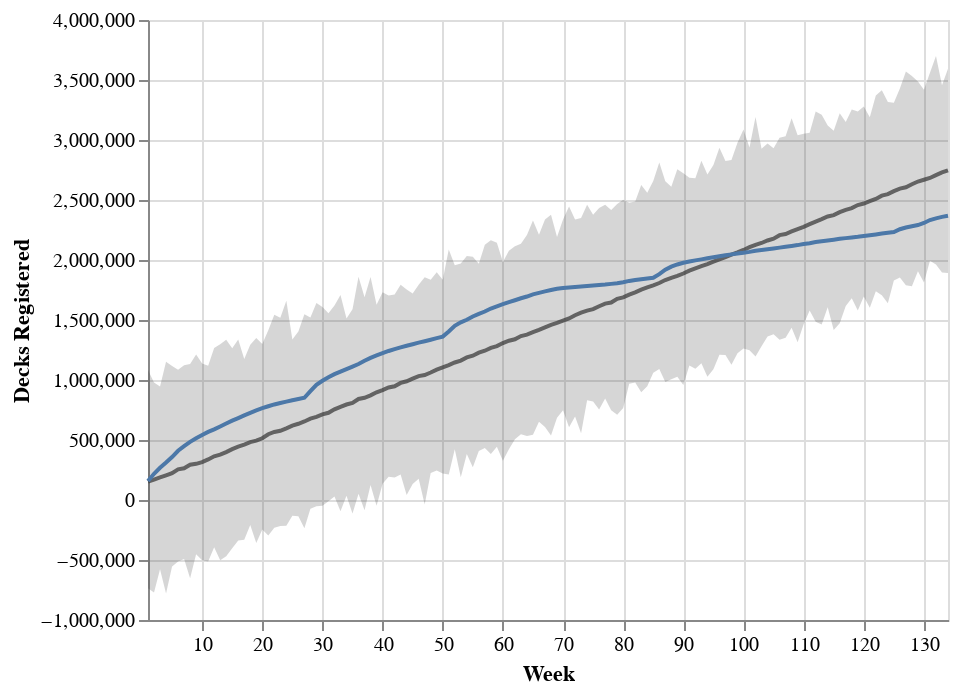

Source (notebook cell):
### Code cell
chart_2 = plot_fit_altair(model_2, trace_2, model_data)
chart_2.properties(width="container").save("./altair_output/model_2.json")
chart_2

### Figure 1 — Vega-Lite specification as saved in the notebook (floating-point values rounded to 4 significant figures; data arrays with more than 128 entries replaced by an {"elided": "..."} marker saying what was removed)
{"config": {"view": {"continuousWidth": 400, "continuousHeight": 300}}, "layer": [{"mark": {"type": "area", "color": "#333333", "opacity": 0.2}, "encoding": {"tooltip": [{"type": "quantitative", "field": "Total_scaled", "format": ",.0f", "title": "Registered Decks"}, {"type": "quantitative", "field": "max_posterior_predictor", "format": ",.0f", "title": "Model Max"}, {"type": "quantitative", "field": "mean_posterior_predictor", "format": ",.0f", "title": "Model Mean"}, {"type": "quantitative", "field": "min_posterior_predictor", "format": ",.0f", "title": "Model Min"}], "x": {"type": "quantitative", "field": "Week_nr", "scale": {"domain": [1, 134], "nice": false, "zero": false}, "title": "Week"}, "y": {"type": "quantitative", "field": "min_posterior_predictor", "title": "Decks Registered"}, "y2": {"field": "max_posterior_predictor"}}}, {"mark": {"type": "line", "color": "#333333", "opacity": 0.7}, "encoding": {"tooltip": [{"type": "quantitative", "field": "Total_scaled", "format": ",.0f", "title": "Registered Decks"}, {"type": "quantitative", "field": "max_posterior_predictor", "format": ",.0f", "title": "Model Max"}, {"type": "quantitative", "field": "mean_posterior_predictor", "format": ",.0f", "title": "Model Mean"}, {"type": "quantitative", "field": "min_posterior_predictor", "format": ",.0f", "title": "Model Min"}], "x": {"type": "quantitative", "field": "Week_nr", "scale": {"domain": [1, 134], "nice": false, "zero": false}, "title": "Week"}, "y": {"type": "quantitative", "field": "mean_posterior_predictor"}}}, {"mark": "line", "encoding": {"tooltip": [{"type": "quantitative", "field": "Total_scaled", "format": ",.0f", "title": "Registered Decks"}, {"type": "quantitative", "field": "max_posterior_predictor", "format": ",.0f", "title": "Model Max"}, {"type": "quantitative", "field": "mean_posterior_predictor", "format": ",.0f", "title": "Model Mean"}, {"type": "quantitative", "field": "min_posterior_predictor", "format": ",.0f", "title": "Model Min"}], "x": {"type": "quantitative", "field": "Week_nr", "scale": {"domain": [1, 134], "nice": false, "zero": false}, "title": "Week"}, "y": {"type": "quantitative", "field": "Total_scaled"}}}], "data": {"name": "data-5ad5d4dc78bab1bf1cfdc5810e1040be"}, "$schema": "https://vega.github.io/schema/vega-lite/v4.8.1.json", "datasets": {"data-5ad5d4dc78bab1bf1cfdc5810e1040be": {"elided": "134 records"}}}
